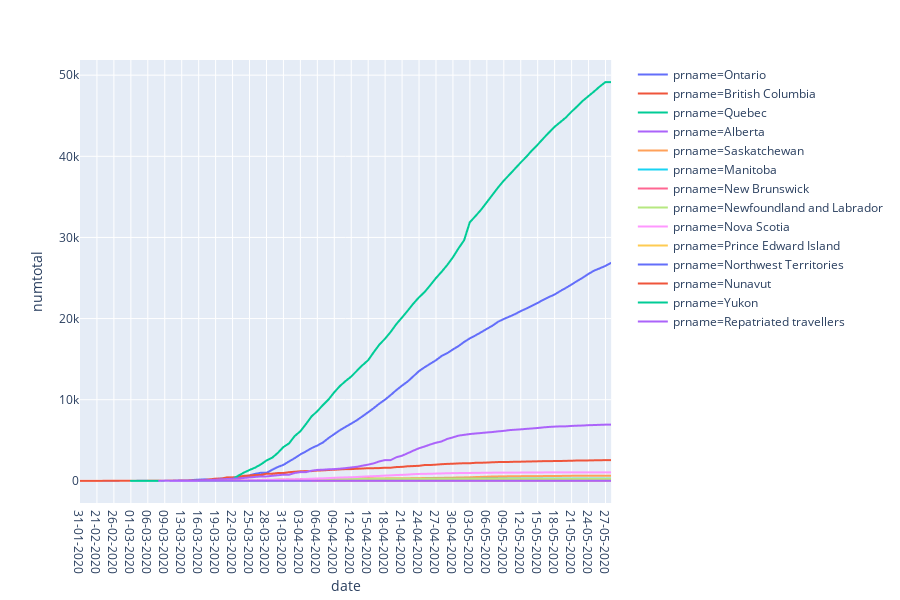

Notebook code cell kept with this figure:
### Code cell
df=df[df.prname != 'Canada']
import plotly.express as px
df = df
fig = px.line(df, x="date", y="numtotal", color="prname", line_group="prname")
fig.show()
#switch line to area to have are
